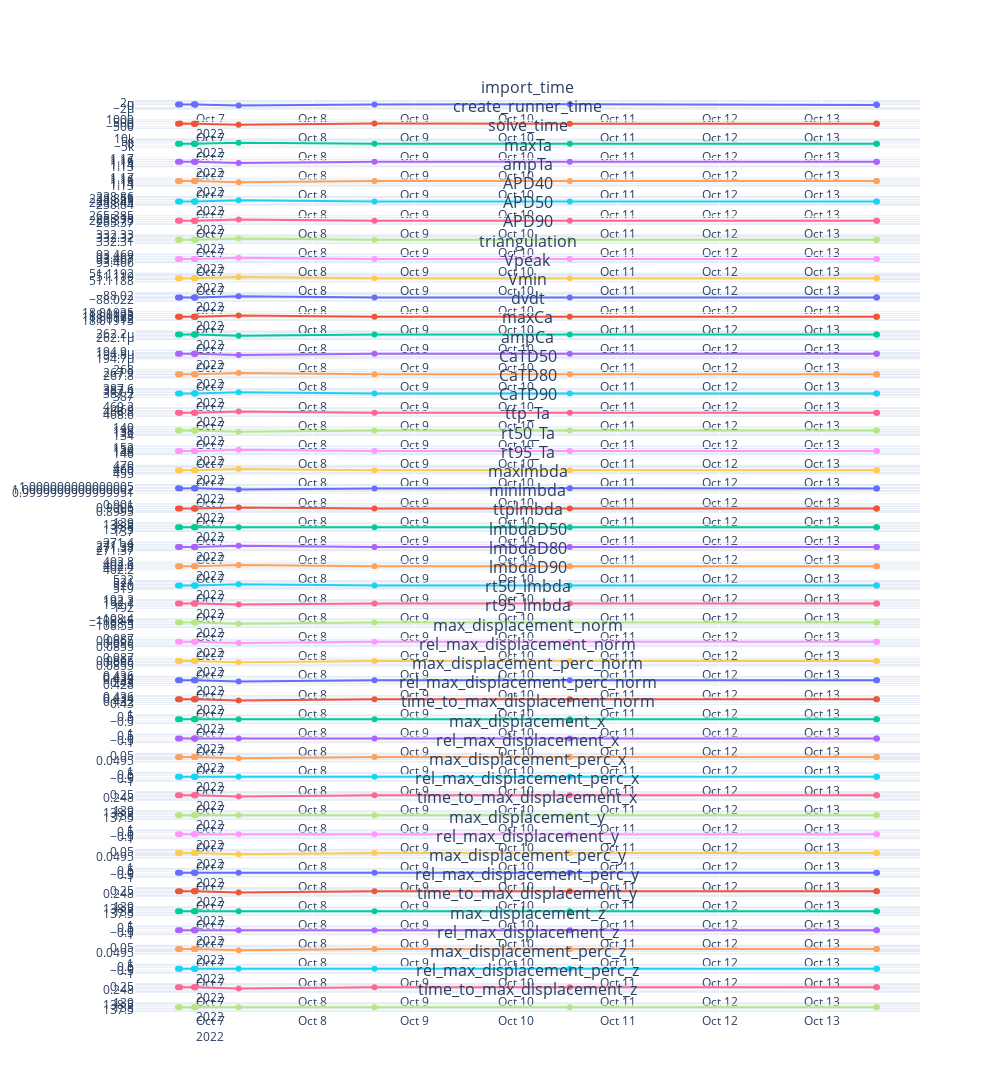

Notebook code for this chart:
### Code cell
columns = [c for c in df.columns if c not in ["timestamp", "simcardems_version", "git_hash"]]
git_hash = df["git_hash"]
versions = df["simcardems_version"]
dates = [t.date() for t in df["timestamp"]]

text = []
for h,v, t in zip(git_hash, versions, dates):
    text.append("\n".join([
        f"<br>Git Hash: {h}</br>",
        f"<br>Version: {v}</br>",
        f"<br>Timestamp {t}</br>",
    ]))
    
fig = make_subplots(rows=len(columns), cols=1, subplot_titles=columns)

yranges = 
for i, c in enumerate(columns):
    
    row = i + 1
    col = 1
    
    fig.add_trace(
        go.Scatter(x=df["timestamp"], y=df[c], text=text, hovertemplate="%{text}"),
        row=row, col=col
    )
    
# fig.update_yaxes(range=[0, 0.4]
fig.update_xaxes(mirror=True)
fig.update_layout(
    width=1000,
    height=3500,
    showlegend=False
)
fig.show()
